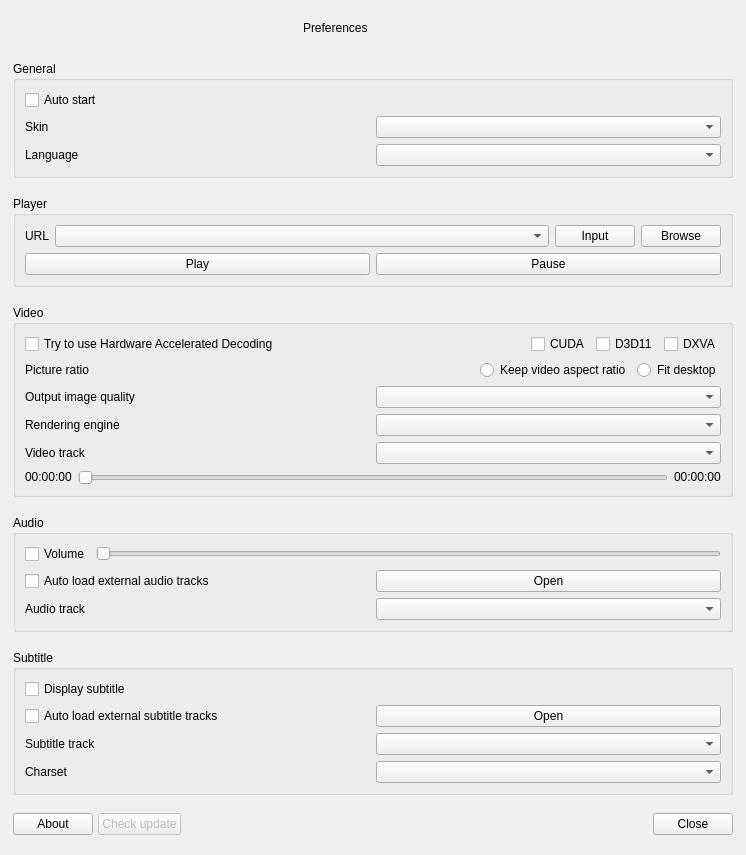
<?xml version="1.0" encoding="UTF-8"?>
<ui version="4.0">
 <class>PreferencesDialog</class>
 <widget class="CFramelessWindow" name="PreferencesDialog">
  <property name="geometry">
   <rect>
    <x>0</x>
    <y>0</y>
    <width>746</width>
    <height>855</height>
   </rect>
  </property>
  <property name="sizePolicy">
   <sizepolicy hsizetype="Preferred" vsizetype="Preferred">
    <horstretch>0</horstretch>
    <verstretch>0</verstretch>
   </sizepolicy>
  </property>
  <property name="acceptDrops">
   <bool>true</bool>
  </property>
  <property name="windowTitle">
   <string>Preferences</string>
  </property>
  <property name="windowIcon">
   <iconset resource="../images.qrc">
    <normaloff>:/icons/color_palette.ico</normaloff>:/icons/color_palette.ico</iconset>
  </property>
  <property name="styleSheet">
   <string notr="true"/>
  </property>
  <layout class="QVBoxLayout" name="verticalLayout_2">
   <property name="spacing">
    <number>5</number>
   </property>
   <property name="leftMargin">
    <number>13</number>
   </property>
   <property name="topMargin">
    <number>0</number>
   </property>
   <property name="rightMargin">
    <number>13</number>
   </property>
   <property name="bottomMargin">
    <number>6</number>
   </property>
   <item>
    <widget class="QWidget" name="widget_windowTitleBar" native="true">
     <property name="sizePolicy">
      <sizepolicy hsizetype="Preferred" vsizetype="Fixed">
       <horstretch>0</horstretch>
       <verstretch>0</verstretch>
      </sizepolicy>
     </property>
     <property name="maximumSize">
      <size>
       <width>16777215</width>
       <height>30</height>
      </size>
     </property>
     <layout class="QHBoxLayout" name="horizontalLayout_7">
      <property name="spacing">
       <number>0</number>
      </property>
      <property name="leftMargin">
       <number>0</number>
      </property>
      <property name="topMargin">
       <number>0</number>
      </property>
      <property name="rightMargin">
       <number>0</number>
      </property>
      <property name="bottomMargin">
       <number>0</number>
      </property>
      <item>
       <widget class="QLabel" name="label_windowIcon">
        <property name="sizePolicy">
         <sizepolicy hsizetype="Fixed" vsizetype="Fixed">
          <horstretch>0</horstretch>
          <verstretch>0</verstretch>
         </sizepolicy>
        </property>
        <property name="minimumSize">
         <size>
          <width>15</width>
          <height>15</height>
         </size>
        </property>
        <property name="maximumSize">
         <size>
          <width>18</width>
          <height>18</height>
         </size>
        </property>
        <property name="text">
         <string/>
        </property>
        <property name="pixmap">
         <pixmap resource="../images.qrc">:/icons/color_palette.ico</pixmap>
        </property>
        <property name="scaledContents">
         <bool>true</bool>
        </property>
       </widget>
      </item>
      <item>
       <spacer name="horizontalSpacer_3">
        <property name="orientation">
         <enum>Qt::Horizontal</enum>
        </property>
        <property name="sizeHint" stdset="0">
         <size>
          <width>40</width>
          <height>20</height>
         </size>
        </property>
       </spacer>
      </item>
      <item>
       <widget class="QLabel" name="label_windowTitle">
        <property name="sizePolicy">
         <sizepolicy hsizetype="Preferred" vsizetype="Fixed">
          <horstretch>0</horstretch>
          <verstretch>0</verstretch>
         </sizepolicy>
        </property>
        <property name="maximumSize">
         <size>
          <width>16777215</width>
          <height>30</height>
         </size>
        </property>
        <property name="text">
         <string>Preferences</string>
        </property>
       </widget>
      </item>
      <item>
       <spacer name="horizontalSpacer_4">
        <property name="orientation">
         <enum>Qt::Horizontal</enum>
        </property>
        <property name="sizeHint" stdset="0">
         <size>
          <width>40</width>
          <height>20</height>
         </size>
        </property>
       </spacer>
      </item>
      <item>
       <widget class="QPushButton" name="pushButton_minimize">
        <property name="sizePolicy">
         <sizepolicy hsizetype="Fixed" vsizetype="Fixed">
          <horstretch>0</horstretch>
          <verstretch>0</verstretch>
         </sizepolicy>
        </property>
        <property name="maximumSize">
         <size>
          <width>30</width>
          <height>30</height>
         </size>
        </property>
        <property name="text">
         <string/>
        </property>
        <property name="icon">
         <iconset resource="../images.qrc">
          <normaloff>:/icons/minimize.ico</normaloff>:/icons/minimize.ico</iconset>
        </property>
        <property name="flat">
         <bool>true</bool>
        </property>
       </widget>
      </item>
      <item>
       <widget class="QPushButton" name="pushButton_maximize">
        <property name="enabled">
         <bool>true</bool>
        </property>
        <property name="sizePolicy">
         <sizepolicy hsizetype="Fixed" vsizetype="Fixed">
          <horstretch>0</horstretch>
          <verstretch>0</verstretch>
         </sizepolicy>
        </property>
        <property name="maximumSize">
         <size>
          <width>30</width>
          <height>30</height>
         </size>
        </property>
        <property name="text">
         <string/>
        </property>
        <property name="icon">
         <iconset resource="../images.qrc">
          <normaloff>:/icons/maximize.ico</normaloff>:/icons/maximize.ico</iconset>
        </property>
        <property name="flat">
         <bool>true</bool>
        </property>
       </widget>
      </item>
      <item>
       <widget class="QPushButton" name="pushButton_close">
        <property name="sizePolicy">
         <sizepolicy hsizetype="Fixed" vsizetype="Fixed">
          <horstretch>0</horstretch>
          <verstretch>0</verstretch>
         </sizepolicy>
        </property>
        <property name="maximumSize">
         <size>
          <width>30</width>
          <height>30</height>
         </size>
        </property>
        <property name="text">
         <string/>
        </property>
        <property name="icon">
         <iconset resource="../images.qrc">
          <normaloff>:/icons/close.ico</normaloff>:/icons/close.ico</iconset>
        </property>
        <property name="flat">
         <bool>true</bool>
        </property>
       </widget>
      </item>
     </layout>
    </widget>
   </item>
   <item>
    <widget class="QGroupBox" name="groupBox_general">
     <property name="sizePolicy">
      <sizepolicy hsizetype="Preferred" vsizetype="Fixed">
       <horstretch>0</horstretch>
       <verstretch>0</verstretch>
      </sizepolicy>
     </property>
     <property name="title">
      <string>General</string>
     </property>
     <layout class="QVBoxLayout" name="verticalLayout_6">
      <item>
       <widget class="QCheckBox" name="checkBox_autoStart">
        <property name="text">
         <string>Auto start</string>
        </property>
       </widget>
      </item>
      <item>
       <layout class="QHBoxLayout" name="horizontalLayout_2">
        <item>
         <widget class="QLabel" name="label_skin">
          <property name="sizePolicy">
           <sizepolicy hsizetype="Preferred" vsizetype="Fixed">
            <horstretch>0</horstretch>
            <verstretch>0</verstretch>
           </sizepolicy>
          </property>
          <property name="text">
           <string>Skin</string>
          </property>
         </widget>
        </item>
        <item>
         <widget class="QComboBox" name="comboBox_skin"/>
        </item>
       </layout>
      </item>
      <item>
       <layout class="QHBoxLayout" name="horizontalLayout_16">
        <item>
         <widget class="QLabel" name="label_language">
          <property name="sizePolicy">
           <sizepolicy hsizetype="Preferred" vsizetype="Fixed">
            <horstretch>0</horstretch>
            <verstretch>0</verstretch>
           </sizepolicy>
          </property>
          <property name="text">
           <string>Language</string>
          </property>
         </widget>
        </item>
        <item>
         <widget class="QComboBox" name="comboBox_language"/>
        </item>
       </layout>
      </item>
     </layout>
    </widget>
   </item>
   <item>
    <widget class="QGroupBox" name="groupBox_player">
     <property name="sizePolicy">
      <sizepolicy hsizetype="Preferred" vsizetype="Fixed">
       <horstretch>0</horstretch>
       <verstretch>0</verstretch>
      </sizepolicy>
     </property>
     <property name="title">
      <string>Player</string>
     </property>
     <layout class="QVBoxLayout" name="verticalLayout">
      <item>
       <layout class="QHBoxLayout" name="horizontalLayout_3">
        <item>
         <widget class="QLabel" name="label_url">
          <property name="sizePolicy">
           <sizepolicy hsizetype="Preferred" vsizetype="Fixed">
            <horstretch>0</horstretch>
            <verstretch>0</verstretch>
           </sizepolicy>
          </property>
          <property name="text">
           <string>URL</string>
          </property>
         </widget>
        </item>
        <item>
         <widget class="QComboBox" name="comboBox_url">
          <property name="sizePolicy">
           <sizepolicy hsizetype="Expanding" vsizetype="Fixed">
            <horstretch>0</horstretch>
            <verstretch>0</verstretch>
           </sizepolicy>
          </property>
         </widget>
        </item>
        <item>
         <widget class="QPushButton" name="pushButton_url_input">
          <property name="text">
           <string>Input</string>
          </property>
         </widget>
        </item>
        <item>
         <widget class="QPushButton" name="pushButton_url_browse">
          <property name="text">
           <string>Browse</string>
          </property>
         </widget>
        </item>
       </layout>
      </item>
      <item>
       <layout class="QHBoxLayout" name="horizontalLayout_5">
        <item>
         <widget class="QPushButton" name="pushButton_play">
          <property name="text">
           <string>Play</string>
          </property>
         </widget>
        </item>
        <item>
         <widget class="QPushButton" name="pushButton_pause">
          <property name="text">
           <string>Pause</string>
          </property>
         </widget>
        </item>
       </layout>
      </item>
     </layout>
    </widget>
   </item>
   <item>
    <widget class="QGroupBox" name="groupBox_video">
     <property name="sizePolicy">
      <sizepolicy hsizetype="Preferred" vsizetype="Fixed">
       <horstretch>0</horstretch>
       <verstretch>0</verstretch>
      </sizepolicy>
     </property>
     <property name="title">
      <string>Video</string>
     </property>
     <layout class="QVBoxLayout" name="verticalLayout_3">
      <item>
       <layout class="QHBoxLayout" name="horizontalLayout_6">
        <item>
         <widget class="QCheckBox" name="checkBox_hwdec">
          <property name="text">
           <string>Try to use Hardware Accelerated Decoding</string>
          </property>
         </widget>
        </item>
        <item>
         <spacer name="horizontalSpacer_2">
          <property name="orientation">
           <enum>Qt::Horizontal</enum>
          </property>
          <property name="sizeHint" stdset="0">
           <size>
            <width>40</width>
            <height>20</height>
           </size>
          </property>
         </spacer>
        </item>
        <item>
         <widget class="QCheckBox" name="checkBox_hwdec_cuda">
          <property name="text">
           <string>CUDA</string>
          </property>
         </widget>
        </item>
        <item>
         <widget class="QCheckBox" name="checkBox_hwdec_d3d11">
          <property name="text">
           <string>D3D11</string>
          </property>
         </widget>
        </item>
        <item>
         <widget class="QCheckBox" name="checkBox_hwdec_dxva">
          <property name="text">
           <string>DXVA</string>
          </property>
         </widget>
        </item>
       </layout>
      </item>
      <item>
       <layout class="QHBoxLayout" name="horizontalLayout_8">
        <item>
         <widget class="QLabel" name="label_pictureRatio">
          <property name="sizePolicy">
           <sizepolicy hsizetype="Preferred" vsizetype="Fixed">
            <horstretch>0</horstretch>
            <verstretch>0</verstretch>
           </sizepolicy>
          </property>
          <property name="text">
           <string>Picture ratio</string>
          </property>
         </widget>
        </item>
        <item>
         <spacer name="horizontalSpacer_5">
          <property name="orientation">
           <enum>Qt::Horizontal</enum>
          </property>
          <property name="sizeHint" stdset="0">
           <size>
            <width>40</width>
            <height>20</height>
           </size>
          </property>
         </spacer>
        </item>
        <item>
         <widget class="QRadioButton" name="radioButton_ratio_videoAspectRatio">
          <property name="text">
           <string>Keep video aspect ratio</string>
          </property>
         </widget>
        </item>
        <item>
         <widget class="QRadioButton" name="radioButton_ratio_fitDesktop">
          <property name="text">
           <string>Fit desktop</string>
          </property>
         </widget>
        </item>
       </layout>
      </item>
      <item>
       <layout class="QHBoxLayout" name="horizontalLayout_18">
        <item>
         <widget class="QLabel" name="label_image_quality">
          <property name="sizePolicy">
           <sizepolicy hsizetype="Preferred" vsizetype="Fixed">
            <horstretch>0</horstretch>
            <verstretch>0</verstretch>
           </sizepolicy>
          </property>
          <property name="text">
           <string>Output image quality</string>
          </property>
         </widget>
        </item>
        <item>
         <widget class="QComboBox" name="comboBox_image_quality"/>
        </item>
       </layout>
      </item>
      <item>
       <layout class="QHBoxLayout" name="horizontalLayout_17">
        <item>
         <widget class="QLabel" name="label_video_renderer">
          <property name="sizePolicy">
           <sizepolicy hsizetype="Preferred" vsizetype="Fixed">
            <horstretch>0</horstretch>
            <verstretch>0</verstretch>
           </sizepolicy>
          </property>
          <property name="text">
           <string>Rendering engine</string>
          </property>
         </widget>
        </item>
        <item>
         <widget class="QComboBox" name="comboBox_video_renderer"/>
        </item>
       </layout>
      </item>
      <item>
       <layout class="QHBoxLayout" name="horizontalLayout_11">
        <item>
         <widget class="QLabel" name="label_video_track">
          <property name="sizePolicy">
           <sizepolicy hsizetype="Preferred" vsizetype="Fixed">
            <horstretch>0</horstretch>
            <verstretch>0</verstretch>
           </sizepolicy>
          </property>
          <property name="text">
           <string>Video track</string>
          </property>
         </widget>
        </item>
        <item>
         <widget class="QComboBox" name="comboBox_video_track"/>
        </item>
       </layout>
      </item>
      <item>
       <layout class="QHBoxLayout" name="horizontalLayout_12">
        <item>
         <widget class="QLabel" name="label_video_position">
          <property name="sizePolicy">
           <sizepolicy hsizetype="Preferred" vsizetype="Fixed">
            <horstretch>0</horstretch>
            <verstretch>0</verstretch>
           </sizepolicy>
          </property>
          <property name="text">
           <string>00:00:00</string>
          </property>
         </widget>
        </item>
        <item>
         <widget class="Slider" name="horizontalSlider_video_position">
          <property name="enabled">
           <bool>false</bool>
          </property>
          <property name="orientation">
           <enum>Qt::Horizontal</enum>
          </property>
         </widget>
        </item>
        <item>
         <widget class="QLabel" name="label_video_duration">
          <property name="sizePolicy">
           <sizepolicy hsizetype="Preferred" vsizetype="Fixed">
            <horstretch>0</horstretch>
            <verstretch>0</verstretch>
           </sizepolicy>
          </property>
          <property name="text">
           <string>00:00:00</string>
          </property>
         </widget>
        </item>
       </layout>
      </item>
     </layout>
    </widget>
   </item>
   <item>
    <widget class="QGroupBox" name="groupBox_audio">
     <property name="sizePolicy">
      <sizepolicy hsizetype="Preferred" vsizetype="Fixed">
       <horstretch>0</horstretch>
       <verstretch>0</verstretch>
      </sizepolicy>
     </property>
     <property name="title">
      <string>Audio</string>
     </property>
     <layout class="QVBoxLayout" name="verticalLayout_4">
      <item>
       <layout class="QHBoxLayout" name="horizontalLayout_4">
        <item>
         <widget class="QCheckBox" name="checkBox_volume">
          <property name="text">
           <string>Volume</string>
          </property>
         </widget>
        </item>
        <item>
         <widget class="Slider" name="horizontalSlider_volume">
          <property name="orientation">
           <enum>Qt::Horizontal</enum>
          </property>
         </widget>
        </item>
       </layout>
      </item>
      <item>
       <layout class="QHBoxLayout" name="horizontalLayout_15">
        <item>
         <widget class="QCheckBox" name="checkBox_audio_autoLoadExternal">
          <property name="text">
           <string>Auto load external audio tracks</string>
          </property>
         </widget>
        </item>
        <item>
         <widget class="QPushButton" name="pushButton_audio_open">
          <property name="text">
           <string>Open</string>
          </property>
         </widget>
        </item>
       </layout>
      </item>
      <item>
       <layout class="QHBoxLayout" name="horizontalLayout_9">
        <item>
         <widget class="QLabel" name="label_audio_track">
          <property name="sizePolicy">
           <sizepolicy hsizetype="Preferred" vsizetype="Fixed">
            <horstretch>0</horstretch>
            <verstretch>0</verstretch>
           </sizepolicy>
          </property>
          <property name="text">
           <string>Audio track</string>
          </property>
         </widget>
        </item>
        <item>
         <widget class="QComboBox" name="comboBox_audio_track"/>
        </item>
       </layout>
      </item>
     </layout>
    </widget>
   </item>
   <item>
    <widget class="QGroupBox" name="groupBox_subtitle">
     <property name="sizePolicy">
      <sizepolicy hsizetype="Preferred" vsizetype="Fixed">
       <horstretch>0</horstretch>
       <verstretch>0</verstretch>
      </sizepolicy>
     </property>
     <property name="title">
      <string>Subtitle</string>
     </property>
     <layout class="QVBoxLayout" name="verticalLayout_5">
      <item>
       <widget class="QCheckBox" name="checkBox_displaySubtitle">
        <property name="text">
         <string>Display subtitle</string>
        </property>
       </widget>
      </item>
      <item>
       <layout class="QHBoxLayout" name="horizontalLayout_14">
        <item>
         <widget class="QCheckBox" name="checkBox_subtitle_autoLoadExternal">
          <property name="text">
           <string>Auto load external subtitle tracks</string>
          </property>
         </widget>
        </item>
        <item>
         <widget class="QPushButton" name="pushButton_subtitle_open">
          <property name="text">
           <string>Open</string>
          </property>
         </widget>
        </item>
       </layout>
      </item>
      <item>
       <layout class="QHBoxLayout" name="horizontalLayout_10">
        <item>
         <widget class="QLabel" name="label_subtitle_track">
          <property name="sizePolicy">
           <sizepolicy hsizetype="Preferred" vsizetype="Fixed">
            <horstretch>0</horstretch>
            <verstretch>0</verstretch>
           </sizepolicy>
          </property>
          <property name="text">
           <string>Subtitle track</string>
          </property>
         </widget>
        </item>
        <item>
         <widget class="QComboBox" name="comboBox_subtitle_track"/>
        </item>
       </layout>
      </item>
      <item>
       <layout class="QHBoxLayout" name="horizontalLayout_13">
        <item>
         <widget class="QLabel" name="label_subtitle_charset">
          <property name="sizePolicy">
           <sizepolicy hsizetype="Preferred" vsizetype="Fixed">
            <horstretch>0</horstretch>
            <verstretch>0</verstretch>
           </sizepolicy>
          </property>
          <property name="text">
           <string>Charset</string>
          </property>
         </widget>
        </item>
        <item>
         <widget class="QComboBox" name="comboBox_subtitle_charset"/>
        </item>
       </layout>
      </item>
     </layout>
    </widget>
   </item>
   <item>
    <layout class="QHBoxLayout" name="horizontalLayout">
     <item>
      <widget class="QPushButton" name="pushButton_about">
       <property name="text">
        <string>About</string>
       </property>
      </widget>
     </item>
     <item>
      <widget class="QPushButton" name="pushButton_check_update">
       <property name="enabled">
        <bool>false</bool>
       </property>
       <property name="text">
        <string>Check update</string>
       </property>
      </widget>
     </item>
     <item>
      <spacer name="horizontalSpacer">
       <property name="orientation">
        <enum>Qt::Horizontal</enum>
       </property>
       <property name="sizeHint" stdset="0">
        <size>
         <width>40</width>
         <height>20</height>
        </size>
       </property>
      </spacer>
     </item>
     <item>
      <widget class="QPushButton" name="pushButton_cancel">
       <property name="text">
        <string>Close</string>
       </property>
      </widget>
     </item>
    </layout>
   </item>
  </layout>
 </widget>
 <customwidgets>
  <customwidget>
   <class>CFramelessWindow</class>
   <extends>QWidget</extends>
   <header>qtniceframelesswindow.h</header>
   <container>1</container>
  </customwidget>
  <customwidget>
   <class>Slider</class>
   <extends>QSlider</extends>
   <header>slider.h</header>
  </customwidget>
 </customwidgets>
 <resources>
  <include location="../images.qrc"/>
 </resources>
 <connections/>
</ui>
